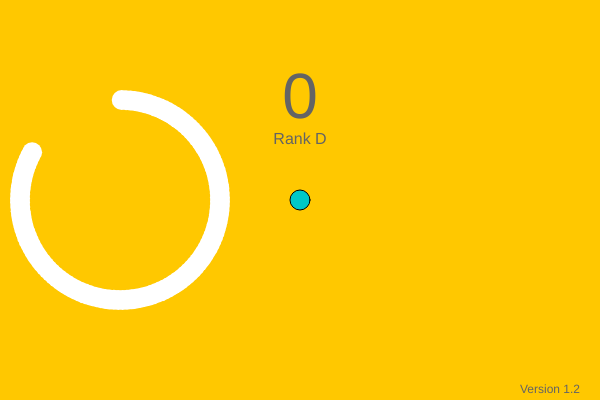
Frame 1 (no input)
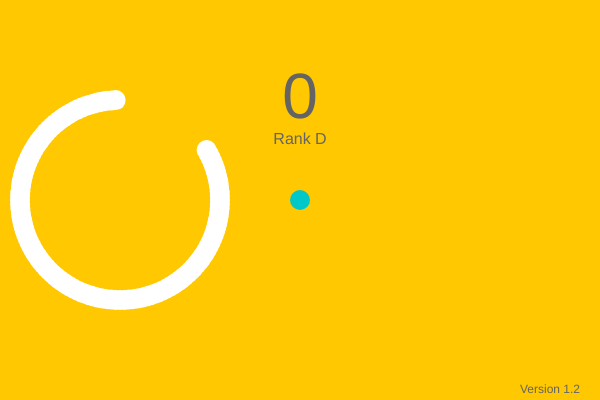
Frame 60 (no input)
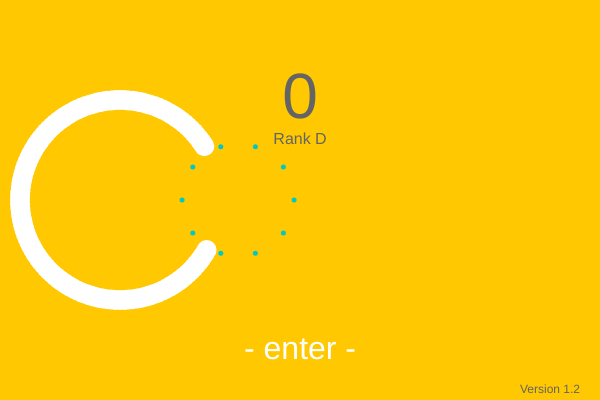
Frame 120 (the mouse pressed at the canvas centre since frame 60)

The p5.js sketch that drew these frames (run headless with seeded random() and noise() and a simulated clock; from frame 60 on, the mouse is pressed at the canvas centre):

// p5.js sketch
// ── sketch.js
let x = 300;
let y = 200;
let c_x = 120;
let c_y = 200;
let t = 0;
let shot_flag = 0;
let sp = 1;
let dead_flag = 0;
let dead_t = 0;
let score = 0;
let rank = 'D'; // Initialize rank as 'D'
const initialRank = 'D'; // Store the initial rank
const version = '1.2'; // Change this to your desired version

class Shadow {
  constructor() {
    this.x = 0;
    this.y = 0;
  }
}

class Effect {
  constructor() {
    this.x = 0;
    this.y = 0;
    this.t = 0;
    this.message = '';
  }
}

let shadowList = [];
let effectList = [];

function setup() {
  createCanvas(600, 400);
  gameInit();
}

function updateRank() {
  if (score >= 10 && score < 20) {
    rank = 'C';
  } else if (score >= 20 && score < 30) {
    rank = 'B';
  } else if (score >= 30 && score < 40) {
    rank = 'A';
  } else if (score >= 40) {
    rank = 'S';
  } else {
    rank = initialRank; // Reset to 'D' if the score is below 10
  }
}

function draw() {
  background(255, 200, 0);
  t += sp;

  textAlign(CENTER, CENTER);
  textSize(64);
  fill(100);
  text(score, width / 2, height / 2 - 100);

  updateRank(); // Call the function to update the rank based on the score

  textSize(16);
  fill(100);
  text('Rank ' + rank, width / 2, height / 2 - 60); // Display the rank

  if (dead_flag == 0) {
    if (shot_flag == 1) {
      x += (c_x - x) * 0.1;
      y += (c_y - y) * 0.1;

      if (dist(x, y, c_x, c_y) < 20) {
        c_x = 600 - c_x;
        sp += 0.3;
        shot_flag = 0;
        score += 1;

        addEffect(x, y, 1);
      }
    }
  }

  if (dead_flag == 0) {
    renderShadowList();

    fill(0, 200, 200);
    ellipse(x, y, 20, 20);

    addShadow(x, y);
  } else {
    dead_t += 1;
    if (dead_t < 60) {
      for (let i = 0; i < 10; i++) {
        let angle = i * 36;
        let rad = radians(angle);
        let _x = cos(rad) * dead_t + x;
        let _y = sin(rad) * dead_t + y;
        fill(0, 200, 200);
        ellipse(_x, _y, 5, 5);
      }
    }
  }

  near_flag = 0;
  for (let i = 0; i < 120; i++) {
    let angle = i * 2.5 + t - 90;
    let rad = radians(angle);
    let _x = c_x + cos(rad) * 100;
    let _y = c_y + sin(rad) * 100;

    let kyori = dist(_x, _y, x, y);

    if (kyori < 20) {
      dead_flag = 1;
    }
    fill(255);
    noStroke();
    ellipse(_x, _y, 20, 20);
  }

  if (dead_flag == 1) {
    textSize(32);
    fill(255);
    text('- enter -', width / 2, 350);
  }

  renderEffectList();

  // Display version at the right-bottom corner
  textSize(12);
  fill(100);
  text('Version ' + version, width - 50, height - 10);
}



function mousePressed(){
  if(dead_flag == 0){
    shot_flag = 1; 
  }
}
function keyPressed(){
  if(dead_flag == 1){
    gameInit(); 
  }
}

function gameInit(){
  x = 300;
  y = 200;
  c_x = 120;
  c_y = 200;
  t = 0;
  shot_flag = 0;
  sp = 1;
  dead_flag = 0;
  dead_t = 0;
  score = 0;
  shadowList = [];
  effectList = [];
}

function addEffect(x, y, point){
  let effect = new Effect();
  effect.x = x;
  effect.y = y;
  effect.message = "+" + point;
  effectList.push(effect);
}

function renderEffectList(){
  for(let i=0; i<effectList.length; i++){
    let effect = effectList[i];
    effect.t += 1;
    if(effect.t < 60){
      let alpha = 1 - effect.t / 60;
      textAlign(CENTER, CENTER);
      textSize(24);
      fill(255, 255 * alpha);
      text(effect.message, effect.x, effect.y - effect.t * 0.5);
    }
  }
}

function addShadow(x, y){
  let shadow = new Shadow();
  shadow.x = x;
  shadow.y = y;
  shadowList.unshift(shadow);
  if(shadowList.length > score){
    shadowList.splice(score, 1);
  }
}
function renderShadowList(){
  for(let i=0; i<shadowList.length; i++){
    let shadow = shadowList[i];
    let alpha = 1 - i / 10;
    fill(0, 200, 200, 50 * alpha);
    ellipse(shadow.x, shadow.y, 20, 20);
  }
}
